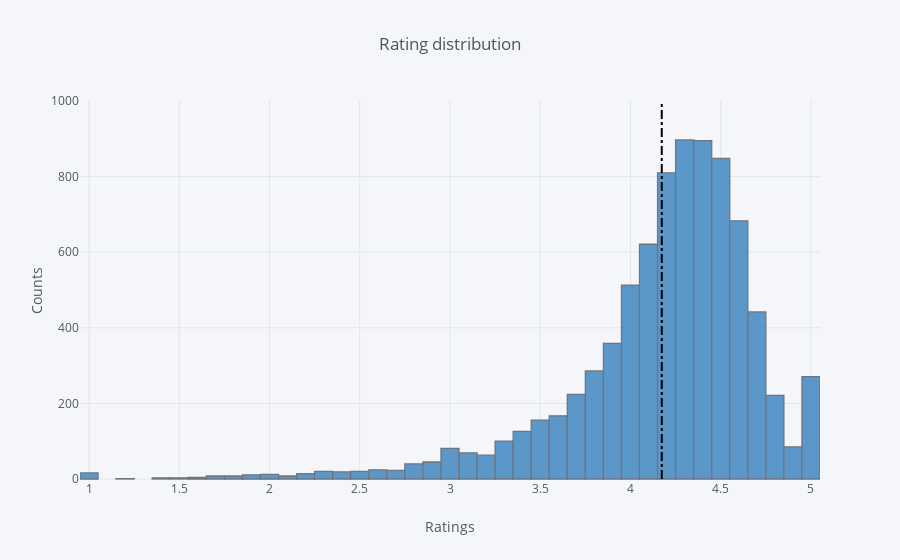

Source (notebook cell):
### Markdown cell above
#### Plot 2: Rating Distribution

### Code cell
avgRating=apps.Rating.mean() #calculating the average Rating of the apps
apps.Rating.iplot(kind='hist',xTitle='Ratings',yTitle='Counts',title='Rating distribution',colors='Blue',shapes={
              'type' :'line',
              'x0': avgRating,
              'y0': 0,
              'x1': avgRating,
              'y1': 1000,
              'line': { 'dash': 'dashdot'}
          })

### Figure 1 — Plotly figure (JSON) as saved in the notebook; plotly's stock layout.template omitted (floating-point values rounded to 4 significant figures; data arrays with more than 128 entries replaced by an {"elided": "..."} marker saying what was removed)
{"data": [{"histfunc": "count", "histnorm": "", "marker": {"color": "rgba(55, 128, 191, 1.0)", "line": {"color": "#4D5663", "width": 1.3}}, "name": "Rating", "opacity": 0.8, "orientation": "v", "type": "histogram", "x": {"elided": "9659 float values"}}], "layout": {"barmode": "overlay", "legend": {"bgcolor": "#F5F6F9", "font": {"color": "#4D5663"}}, "paper_bgcolor": "#F5F6F9", "plot_bgcolor": "#F5F6F9", "shapes": [{"line": {"dash": "dashdot"}, "type": "line", "x0": 4.173, "x1": 4.173, "y0": 0, "y1": 1000}], "title": "Rating distribution", "titlefont": {"color": "#4D5663"}, "xaxis": {"gridcolor": "#E1E5ED", "showgrid": true, "tickfont": {"color": "#4D5663"}, "title": "Ratings", "titlefont": {"color": "#4D5663"}, "zerolinecolor": "#E1E5ED"}, "yaxis": {"gridcolor": "#E1E5ED", "showgrid": true, "tickfont": {"color": "#4D5663"}, "title": "Counts", "titlefont": {"color": "#4D5663"}, "zerolinecolor": "#E1E5ED"}}}
